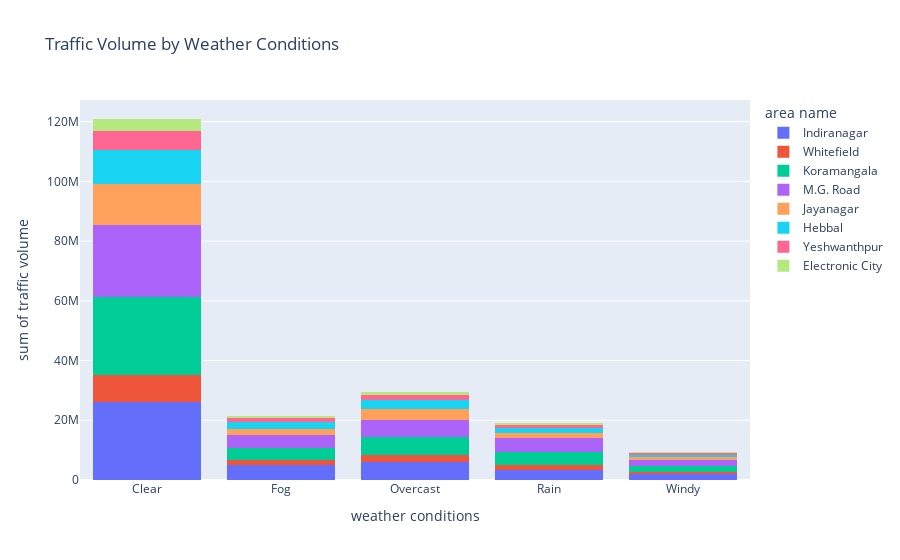

Write notebook code for a chart like this one.
### Markdown cell above
### Weather conditions VS congestion

### Code cell
fig = px.histogram(blr, x='weather conditions', y='traffic volume', color='area name', 
                   barmode='stack', title="Traffic Volume by Weather Conditions")
fig.show()

### Figure 1 — Plotly figure (JSON) as saved in the notebook; plotly's stock layout.template omitted (floating-point values rounded to 4 significant figures; data arrays with more than 128 entries replaced by an {"elided": "..."} marker saying what was removed)
{"data": [{"alignmentgroup": "True", "bingroup": "x", "histfunc": "sum", "hovertemplate": "area name=Indiranagar<br>weather conditions=%{x}<br>sum of traffic volume=%{y}<extra></extra>", "legendgroup": "Indiranagar", "marker": {"color": "#636efa", "pattern": {"shape": ""}}, "name": "Indiranagar", "offsetgroup": "Indiranagar", "orientation": "v", "showlegend": true, "type": "histogram", "x": {"elided": "1324 str values"}, "xaxis": "x", "y": {"elided": "1324 int values"}, "yaxis": "y"}, {"alignmentgroup": "True", "bingroup": "x", "histfunc": "sum", "hovertemplate": "area name=Whitefield<br>weather conditions=%{x}<br>sum of traffic volume=%{y}<extra></extra>", "legendgroup": "Whitefield", "marker": {"color": "#EF553B", "pattern": {"shape": ""}}, "name": "Whitefield", "offsetgroup": "Whitefield", "orientation": "v", "showlegend": true, "type": "histogram", "x": {"elided": "718 str values"}, "xaxis": "x", "y": {"elided": "718 int values"}, "yaxis": "y"}, {"alignmentgroup": "True", "bingroup": "x", "histfunc": "sum", "hovertemplate": "area name=Koramangala<br>weather conditions=%{x}<br>sum of traffic volume=%{y}<extra></extra>", "legendgroup": "Koramangala", "marker": {"color": "#00cc96", "pattern": {"shape": ""}}, "name": "Koramangala", "offsetgroup": "Koramangala", "orientation": "v", "showlegend": true, "type": "histogram", "x": {"elided": "1047 str values"}, "xaxis": "x", "y": {"elided": "1047 int values"}, "yaxis": "y"}, {"alignmentgroup": "True", "bingroup": "x", "histfunc": "sum", "hovertemplate": "area name=M.G. Road<br>weather conditions=%{x}<br>sum of traffic volume=%{y}<extra></extra>", "legendgroup": "M.G. Road", "marker": {"color": "#ab63fa", "pattern": {"shape": ""}}, "name": "M.G. Road", "offsetgroup": "M.G. Road", "orientation": "v", "showlegend": true, "type": "histogram", "x": {"elided": "1147 str values"}, "xaxis": "x", "y": {"elided": "1147 int values"}, "yaxis": "y"}, {"alignmentgroup": "True", "bingroup": "x", "histfunc": "sum", "hovertemplate": "area name=Jayanagar<br>weather conditions=%{x}<br>sum of traffic volume=%{y}<extra></extra>", "legendgroup": "Jayanagar", "marker": {"color": "#FFA15A", "pattern": {"shape": ""}}, "name": "Jayanagar", "offsetgroup": "Jayanagar", "orientation": "v", "showlegend": true, "type": "histogram", "x": {"elided": "910 str values"}, "xaxis": "x", "y": {"elided": "910 int values"}, "yaxis": "y"}, {"alignmentgroup": "True", "bingroup": "x", "histfunc": "sum", "hovertemplate": "area name=Hebbal<br>weather conditions=%{x}<br>sum of traffic volume=%{y}<extra></extra>", "legendgroup": "Hebbal", "marker": {"color": "#19d3f3", "pattern": {"shape": ""}}, "name": "Hebbal", "offsetgroup": "Hebbal", "orientation": "v", "showlegend": true, "type": "histogram", "x": {"elided": "724 str values"}, "xaxis": "x", "y": {"elided": "724 int values"}, "yaxis": "y"}, {"alignmentgroup": "True", "bingroup": "x", "histfunc": "sum", "hovertemplate": "area name=Yeshwanthpur<br>weather conditions=%{x}<br>sum of traffic volume=%{y}<extra></extra>", "legendgroup": "Yeshwanthpur", "marker": {"color": "#FF6692", "pattern": {"shape": ""}}, "name": "Yeshwanthpur", "offsetgroup": "Yeshwanthpur", "orientation": "v", "showlegend": true, "type": "histogram", "x": {"elided": "559 str values"}, "xaxis": "x", "y": {"elided": "559 int values"}, "yaxis": "y"}, {"alignmentgroup": "True", "bingroup": "x", "histfunc": "sum", "hovertemplate": "area name=Electronic City<br>weather conditions=%{x}<br>sum of traffic volume=%{y}<extra></extra>", "legendgroup": "Electronic City", "marker": {"color": "#B6E880", "pattern": {"shape": ""}}, "name": "Electronic City", "offsetgroup": "Electronic City", "orientation": "v", "showlegend": true, "type": "histogram", "x": {"elided": "408 str values"}, "xaxis": "x", "y": {"elided": "408 int values"}, "yaxis": "y"}], "layout": {"barmode": "stack", "legend": {"title": {"text": "area name"}, "tracegroupgap": 0}, "title": {"text": "Traffic Volume by Weather Conditions"}, "xaxis": {"anchor": "y", "domain": [0, 1], "title": {"text": "weather conditions"}}, "yaxis": {"anchor": "x", "domain": [0, 1], "title": {"text": "sum of traffic volume"}}}}
